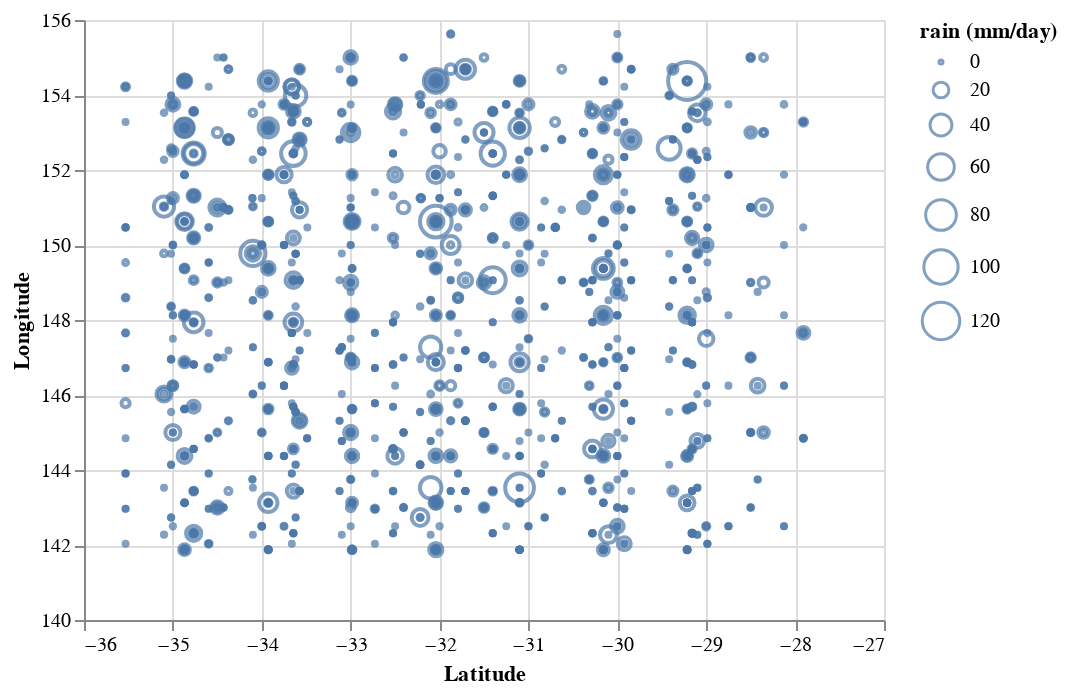

Write notebook code for a chart like this one.
### Markdown cell above
### Geographical distribution of rainfall

### Code cell
alt.Chart(data_smp_filtered).mark_point().encode(         
    alt.X('lat_max', title = "Latitude", scale=alt.Scale(zero=False)),              
    alt.Y('lon_max', title = "Longitude", scale=alt.Scale(zero=False)),          
    size = alt.Size('rain (mm/day)')                                               
)

### Figure 1 — Vega-Lite specification as saved in the notebook (floating-point values rounded to 4 significant figures; data arrays with more than 128 entries replaced by an {"elided": "..."} marker saying what was removed)
{"config": {"view": {"continuousWidth": 400, "continuousHeight": 300}}, "data": {"name": "data-85d3410fe55dc96ff94fde672eacf169"}, "mark": "point", "encoding": {"size": {"field": "rain (mm/day)", "type": "quantitative"}, "x": {"field": "lat_max", "scale": {"zero": false}, "title": "Latitude", "type": "quantitative"}, "y": {"field": "lon_max", "scale": {"zero": false}, "title": "Longitude", "type": "quantitative"}}, "$schema": "https://vega.github.io/schema/vega-lite/v4.17.0.json", "datasets": {"data-85d3410fe55dc96ff94fde672eacf169": {"elided": "2000 records"}}}
